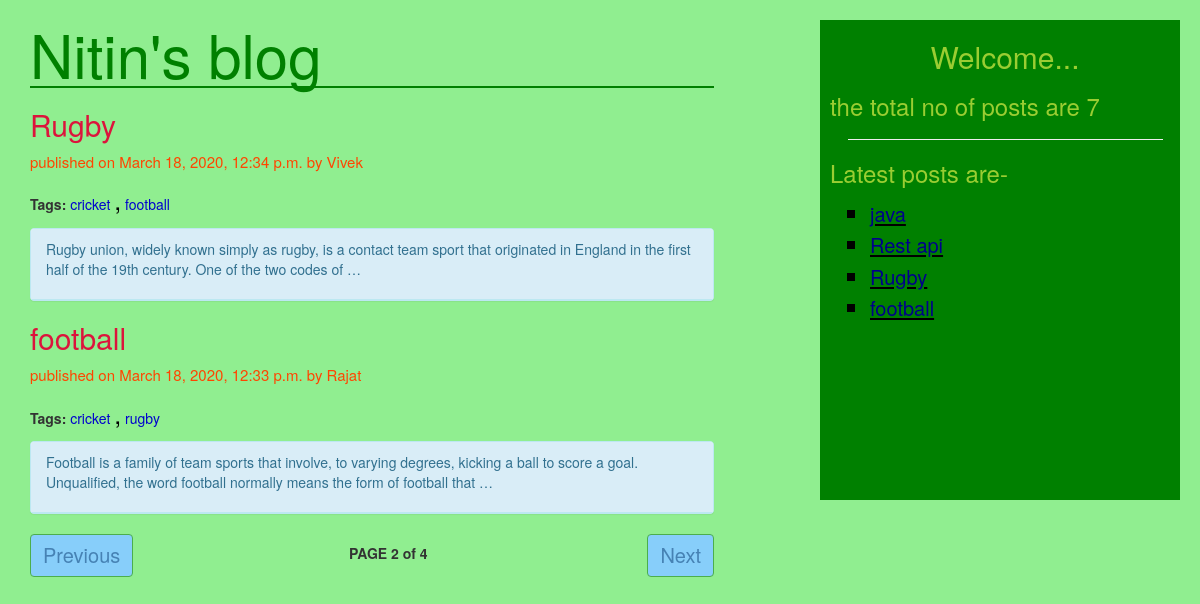
Screenshot of /?page=2 with the database file from the repository.
### blogApp/models.py (models this page shows, shortened)
class Post(models.Model):
    STATUS_CHOICES=(('draft','DRAFT'),('published','PUBLISHED'))
    title=models.CharField(max_length=200)
    slug=models.SlugField(unique_for_date='publish',max_length=250)
    author=models.ForeignKey(User,related_name='blog_posts',on_delete=models.CASCADE)
    body=models.TextField()
    publish=models.DateTimeField(default=timezone.now)
    created=models.DateTimeField(auto_now_add=True)
    updated=models.DateTimeField(auto_now=True)
    status=models.CharField(max_length=10,choices=STATUS_CHOICES,default='draft')
    objects=Manager()
    tags=TaggableManager()
    class Meta:
        ordering=('-publish',)
    def get_absolute_url(self):
        return reverse('detail',args=[self.publish.year,self.publish.strftime('%m'),
                                      self.publish.strftime('%d'),self.slug])

### blogApp/views.py (the view)
# urls.py: path('', views.post_list_view),
def post_list_view(request,tag_slug=None):
    post_list=Post.objects.all()
    tag = None
    if tag_slug:
        tag = Tag.objects.get(slug=tag_slug)
        post_list = post_list.filter(tags__in=[tag])
    pgntr_obj=Paginator(post_list,2)
    page_num=request.GET.get('page')
    try:
        post_list=pgntr_obj.page(page_num)
    except PageNotAnInteger:
        post_list=pgntr_obj.page('1')
    except EmptyPage:
        post_list=pgntr_obj.page(pgntr_obj.num_pages)
    return render(request, 'post_list.html',{'post_list':post_list,'tag':tag})

### blogApp/models.py (called while the page is built)
    def get_queryset(self):
        return super().get_queryset().filter(status='published')

### blogApp/templatetags/blog_tag.py (called while the page is built)
@register.simple_tag(name='mytag')
def total_posts():
    post=Post.objects.count()
    return post

@register.inclusion_tag('latestpost.html',name='mytag2')
def show_latest_posts(count=2):
    latest_posts=Post.objects.order_by('-publish')[:count]
    return {'latest_posts':latest_posts}

### templates/post_list.html (shortened to what this page needs)
{% extends 'base.html'%}
{% load static %}
{% block bodycontent %}
<html xmlns="http://www.w3.org/1999/html">
    <head>
    <link rel="stylesheet" href="{% static 'blog.css' %}">
    </head>
    <body>
    <div class="container">
        <div class="content">
            <h1>Nitin's blog</h1>
            {% for post in post_list %}
                <a href="{{ post.get_absolute_url }}"><h2>{{ post.title }}</h2></a>
                <p class="date">published on {{ post.publish }} by {{ post.author|title }}</p>
                <p><b>Tags:</b>
                    {% for tag in post.tags.all %}
                        <a style="color: mediumblue" href="{% url 'post_list_by_tag_name' tag.slug %}">{{ tag.name }}</a>
                        {% if not forloop.last %}<h7 style="color: black;font-size: 25px">,</h7>{% endif %}
                    {% endfor %}
                </p>
                <p class="date">
                    <div class="panel panel-info">
                    <div class="panel-heading">{{ post.body|truncatewords:30|linebreaks}}
                    </div>
                    </div>
                </p>
            {% endfor %}
        {% include 'paginator.html' with page=post_list %}
        </div>
    </div>
    </body>
</html>
{% endblock %}

### templates/latestpost.html
<html>
<head>
</head>
<body>
<ul style="list-style: square;font-size: 22px;color: black">
    {% for post in latest_posts %}
        <li><u><a style="color: darkblue;font-size:20px" href="{{ post.get_absolute_url }}">{{ post.title }}</a></u></li>
    {% endfor %}
</ul>
</body>
</html>

### blogApp/static/blog.css (style rules this page uses)
.content { float: left; width: 60%; }
.date { font-size: 15px; color:orangered; }
h2 { color:crimson; }
h1 { font-size: 60px; color:green; border-bottom:2px solid green; }
body { background-color: lightgreen; }

### rows the page displays
Post: title "java"
Post: title "Rest api"
Post: title "Rugby", publish "March 18, 2020, 12:34 p.m.", author "Vivek", body "Rugby union, widely known simply as rugby, is a contact team sport that originated in England in the first half of the 19th century. One of the two codes of …"
Post: title "football", publish "March 18, 2020, 12:33 p.m.", author "Rajat", body "Football is a family of team sports that involve, to varying degrees, kicking a ball to score a goal. Unqualified, the word football normally means the form of football that …"
Tag: name "cricket"
Tag: name "football"
Tag: name "rugby"

### other values shown
{{ page.number }} "2"
{{ page.paginator.num_pages }} "4"
